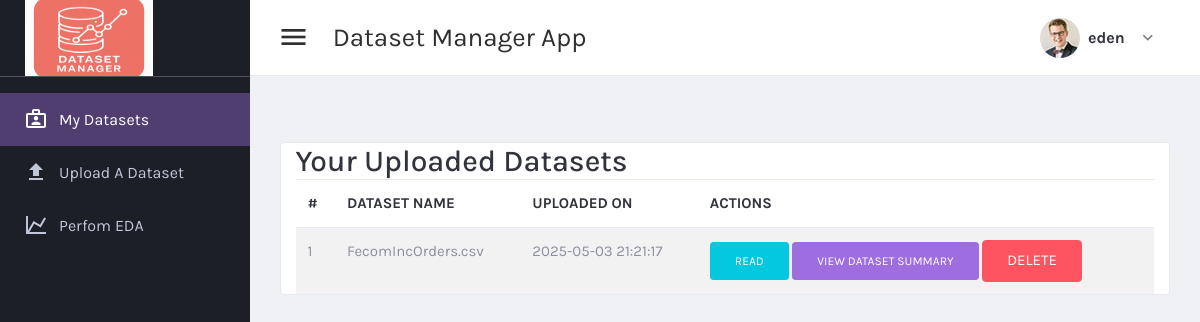
Before: /data/dashboard (signed in) with the older database file.
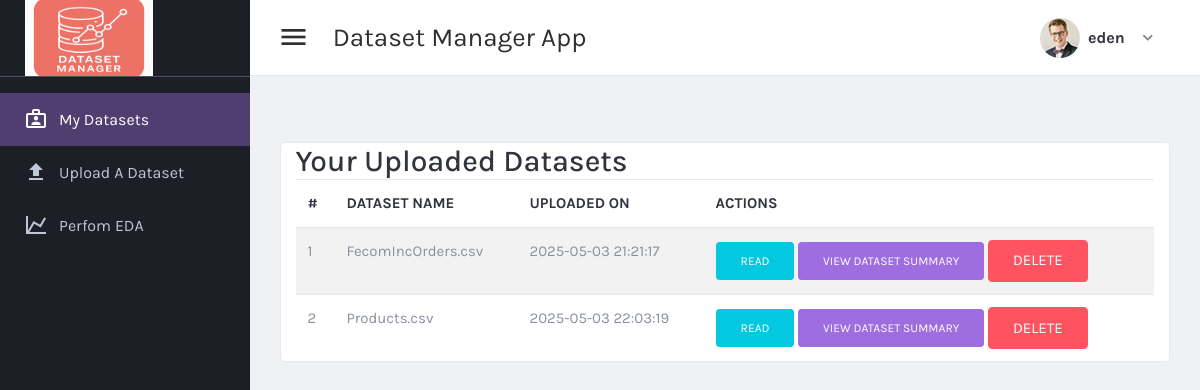
After: the same page with the newer database file.
### app/models.py (models this page shows)
class User(UserMixin, db.Model):
    id = db.Column(db.Integer, primary_key=True)
    username = db.Column(db.String(150), unique=True, nullable=False)
    password = db.Column(db.String(150), nullable=False)
    role = db.Column(db.String(50), nullable=False, default='data-scientist')

class Dataset(db.Model):
    id = db.Column(db.Integer, primary_key=True)
    name = db.Column(db.String(150), nullable=False)
    path = db.Column(db.String(200), nullable=False)
    user_id = db.Column(db.Integer, db.ForeignKey('user.id'), nullable=False)
    upload_time = db.Column(db.DateTime, default=db.func.now())  # Add this field
    user = db.relationship('User', backref=db.backref('datasets', lazy=True))

### app/routes/data.py (the view)
@data_bp.route('/dashboard')
@login_required
@role_required('data-scientist')
def dashboard():
    datasets = Dataset.query.filter_by(user_id=current_user.id).all()
    return render_template('data/index.html', datasets=datasets, user=current_user)

### app/__init__.py (called while the page is built)
def create_app():
    app = Flask(__name__)
    app.config.from_pyfile('../instance/config.py')
    app.config['UPLOAD_FOLDER'] = os.path.join(os.getcwd(), 'uploads')
    app.config['ALLOWED_EXTENSIONS'] = {'csv', 'xlsx'}
    app.config['MAX_CONTENT_LENGTH'] = 16 * 1024 * 1024  # 16 MB
    os.makedirs(app.config['UPLOAD_FOLDER'], exist_ok=True)
    db.init_app(app)
    login_manager.init_app(app)
    migrate = Migrate(app, db)
    from .routes.auth import auth_bp
    from .routes.admin import admin_bp
    from .routes.data import data_bp
    app.register_blueprint(auth_bp, url_prefix='/auth')
    app.register_blueprint(admin_bp, url_prefix='/admin')
    app.register_blueprint(data_bp, url_prefix='/data')
    @login_manager.user_loader
    def load_user(user_id):
        return User.query.get(int(user_id))
    login_manager.login_view = 'auth.login'
    return app

### app/utils.py (called while the page is built)
def role_required(role):
    def decorator(func):
        @wraps(func)
        def wrapper(*args, **kwargs):
            if not current_user.is_authenticated:
                flash("You need to log in to access this page.", "warning")
                return redirect(url_for('auth.login'))
            if current_user.role != role:
                flash("You do not have permission to access this page.", "danger")
                return redirect(url_for('main.index'))
            return func(*args, **kwargs)
        return wrapper
    return decorator

### app/templates/data/index.html (shortened to what this page needs)
<!DOCTYPE html>
<html lang="en" dir="ltr">
  <head>
    <link href="{{ url_for('static', filename='plugins/material/css/materialdesignicons.min.css') }}" rel="stylesheet" />
    <link href="{{ url_for('static', filename='plugins/simplebar/simplebar.css') }}" rel="stylesheet" />
    <link href="{{ url_for('static', filename='plugins/nprogress/nprogress.css') }}" rel="stylesheet" />
    <link href="{{ url_for('static', filename='plugins/DataTables/DataTables-1.10.18/css/jquery.dataTables.min.css') }}" rel="stylesheet" />
    <link href="{{ url_for('static', filename='plugins/jvectormap/jquery-jvectormap-2.0.3.css') }}" rel="stylesheet" />
    <link href="{{ url_for('static', filename='plugins/daterangepicker/daterangepicker.css') }}" rel="stylesheet" />
    <link href="https://cdn.quilljs.com/1.3.6/quill.snow.css" rel="stylesheet">
    <link href="{{ url_for('static', filename='plugins/toaster/toastr.min.css') }}" rel="stylesheet" />
    <link id="main-css-href" rel="stylesheet" href="{{ url_for('static', filename='css/style.css') }}" />
  </head>
  <body class="navbar-fixed sidebar-fixed" id="body">
    <div class="wrapper">
      {% include 'data/aside.html' %}
      <div class="page-wrapper">
        {% include 'data/header.html'  %}
        <div class="content-wrapper">
          <div class="content">
            <div class="container mt-5 card card-default card-mini">
                <h2>Your Uploaded Datasets</h2>
                {% if datasets %}
                <table class="table table-striped">
                    <thead>
                        <tr>
                            <th>#</th>
                            <th>Dataset Name</th>
                            <th>Uploaded On</th>
                            <th>Actions</th>
                        </tr>
                    </thead>
                    <tbody>
                        {% for dataset in datasets %}
                        <tr>
                            <td>{{ loop.index }}</td>
                            <td>{{ dataset.name }}</td>
                            <td>{{ dataset.upload_time }}</td>
                            <td>
                                <a href="{{ url_for('data.view_dataset', dataset_id=dataset.id) }}"  class="btn btn-info btn-sm" >Read</a>
                                <a href="{{ url_for('data.dataset_info', dataset_id=dataset.id) }}" class="btn btn-primary btn-sm">
                                    View Dataset Summary
                                </a>
                                <form action="{{ url_for('data.delete_dataset', dataset_id=dataset.id) }}" method="POST" style="display:inline;">
                                    <button type="submit" class="btn btn-danger" onclick="return confirm('Are you sure you want to delete this dataset?')">
                                        Delete
                                    </button>
                                </form>
                            </td>
                        </tr>
                        {% endfor %}
                    </tbody>
                </table>
                {% else %}
                <p>No datasets found. <a href="{{ url_for('data.upload') }}">Upload a dataset</a> to get started.</p>
                {% endif %}
            </div>
          </div>
        </div>
      </div>
    </div>
  </body>
</html>

### app/templates/data/aside.html
<aside class="left-sidebar sidebar-dark" id="left-sidebar">
    <div id="sidebar" class="sidebar sidebar-with-footer">
      <div class="app-brand">
        <a href="{{ url_for('data.dashboard') }}">
          <img src="{{ url_for('static', filename='images/logo.png') }}"  width="250" height="100" alt="Mono">
        </a>
      </div>
      <div class="sidebar-left" data-simplebar style="height: 100%;">
        <ul class="nav sidebar-inner" id="sidebar-menu">
            <li class="active">
              <a class="sidenav-item-link" href="{{ url_for('data.dashboard') }}">
                <i class="mdi mdi-briefcase-account-outline"></i>
                <span class="nav-text">My Datasets</span>
              </a>
            </li>
            <li>
              <a class="sidenav-item-link" href="{{ url_for('data.upload') }}">
                <i class="mdi mdi-upload"></i>
                <span class="nav-text">Upload a Dataset</span>
              </a>
            </li>
            <li>
                <a class="sidenav-item-link" href="{{ url_for('data.dashboard') }}">
                  <i class="mdi mdi-chart-line"></i>
                  <span class="nav-text">Perfom EDA</span>
                </a>
              </li>
        </ul>
      </div>
    </div>
  </aside>

### app/templates/data/header.html (shortened to what this page needs)
<header class="main-header" id="header">
    <nav class="navbar navbar-expand-lg navbar-light" id="navbar">
      <button id="sidebar-toggler" class="sidebar-toggle">
      </button>
      <span class="page-title">Dataset Manager App</span>
      <div class="navbar-right">
        <ul class="nav navbar-nav">
          <li class="dropdown user-menu">
            <button class="dropdown-toggle nav-link" data-toggle="dropdown">
              <img src="{{ url_for('static', filename='images/user/user-xs-01.jpg') }}" class="user-image rounded-circle" alt="User Image" />
              <span class="d-none d-lg-inline-block">{{ user.username if user.is_authenticated else 'Guest' }}</span>
            </button>
          </li>
        </ul>
      </div>
    </nav>
</header>

Changed rows visible on the page:
added Dataset: name "Products.csv", upload_time "2025-05-03 22:03:19"
